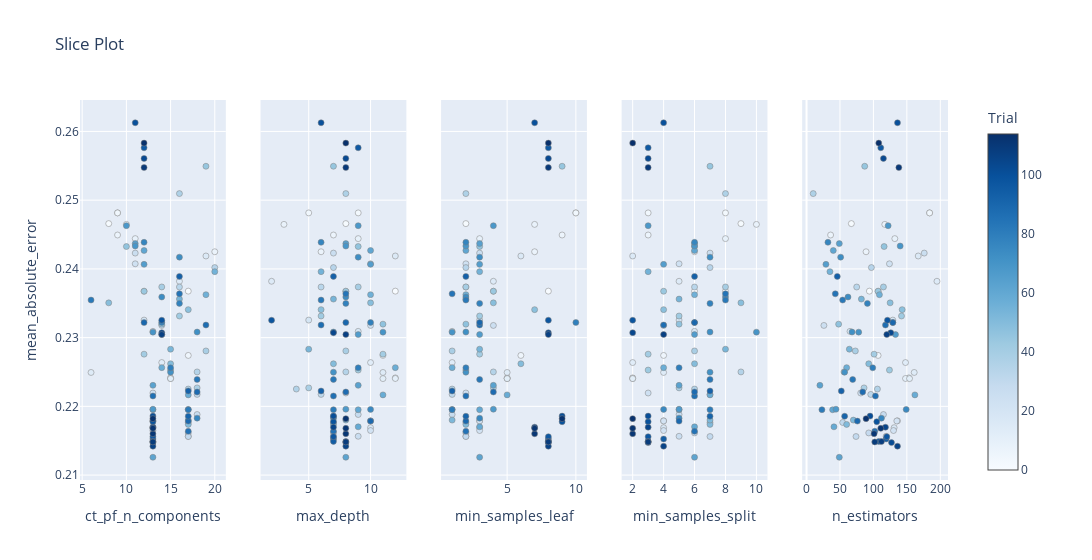

Source (notebook cell):
### Code cell
params = ['n_estimators', 'max_depth', 'ct_pf_n_components', 'min_samples_split',  'min_samples_leaf',]
optuna.visualization.plot_slice(study, params=params, target_name="mean_absolute_error")
